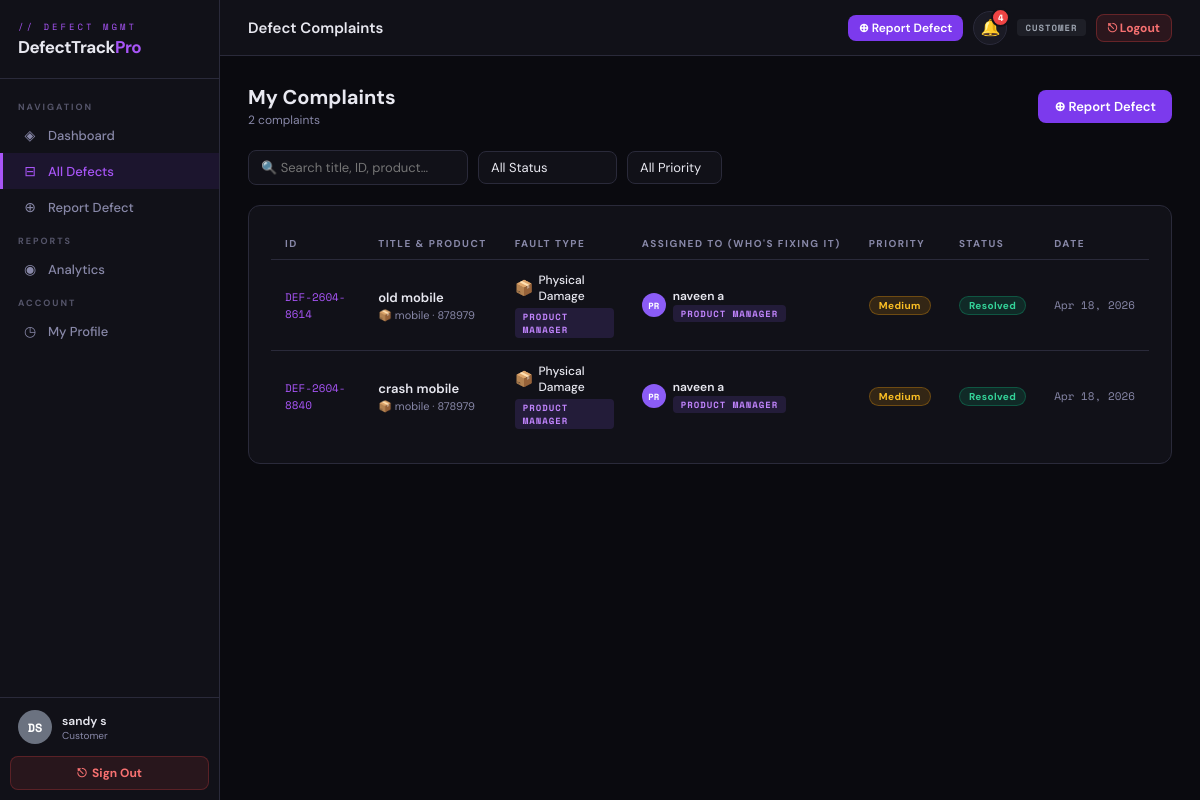
Page /complaints/ (signed in) on the committed database.
### complaints/models.py (models this page shows, shortened)
class UserProfile(models.Model):
    user         = models.OneToOneField(User, on_delete=models.CASCADE, related_name='profile')
    role         = models.CharField(max_length=20, choices=ROLE_CHOICES, default='customer')
    phone        = models.CharField(max_length=15, blank=True)
    department   = models.CharField(max_length=100, blank=True)
    avatar_color = models.CharField(max_length=7, default='#6366f1')

class Complaint(models.Model):
    STATUS_CHOICES = [
        ('pending',     'Pending Review'),
        ('assigned',    'Assigned'),
        ('in_progress', 'In Progress'),
        ('resolved',    'Resolved'),
        ('closed',      'Closed'),
        ('rejected',    'Rejected'),
    ]
    PRIORITY_CHOICES = [
        ('low',      'Low'),
        ('medium',   'Medium'),
        ('high',     'High'),
        ('critical', 'Critical'),
    ]
    complaint_id    = models.CharField(max_length=20, unique=True, editable=False)
    title           = models.CharField(max_length=200)
    description     = models.TextField()
    product_name    = models.CharField(max_length=200)
    order_number    = models.CharField(max_length=100, blank=True)
    defect_category = models.ForeignKey(DefectCategory, on_delete=models.SET_NULL, null=True, blank=True)
    priority        = models.CharField(max_length=10, choices=PRIORITY_CHOICES, default='medium')
    status          = models.CharField(max_length=15, choices=STATUS_CHOICES, default='pending')
    raised_by       = models.ForeignKey(User, on_delete=models.CASCADE, related_name='complaints_raised')
    assigned_to     = models.ForeignKey(User, on_delete=models.SET_NULL, null=True, blank=True, related_name='complaints_assigned')
    image           = models.ImageField(upload_to='complaints/%Y/%m/', null=True, blank=True)
    created_at      = models.DateTimeField(auto_now_add=True)
    updated_at      = models.DateTimeField(auto_now=True)
    resolved_at     = models.DateTimeField(null=True, blank=True)
    class Meta:
        ordering = ['-created_at']

class DefectCategory(models.Model):
    ASSIGNABLE_ROLES = [
        ('developer',       'Developer'),
        ('designer',        'Designer'),
        ('tester',          'Tester'),
        ('qa_engineer',     'QA Engineer'),
        ('product_manager', 'Product Manager'),
        ('support',         'Support Agent'),
    ]
    name           = models.CharField(max_length=100)
    description    = models.TextField(blank=True)
    suggested_role = models.CharField(max_length=20, choices=ASSIGNABLE_ROLES, default='developer')
    color          = models.CharField(max_length=7, default='#6366f1')
    icon           = models.CharField(max_length=10, default='🔧')
    class Meta:
        verbose_name_plural = 'Defect Categories'

### complaints/views.py (the view)
# urls.py: path('complaints/',                 views.complaint_list,          name='complaint_list'),
@login_required
def complaint_list(request):
    profile = _profile(request.user)
    if   profile.role == 'admin':    qs = Complaint.objects.all()
    elif profile.role == 'customer': qs = Complaint.objects.filter(raised_by=request.user)
    else:                            qs = Complaint.objects.filter(assigned_to=request.user)
    qs = qs.select_related('defect_category', 'raised_by', 'assigned_to__profile')
    status   = request.GET.get('status',   '')
    priority = request.GET.get('priority', '')
    search   = request.GET.get('search',   '')
    if status:   qs = qs.filter(status=status)
    if priority: qs = qs.filter(priority=priority)
    if search:
        qs = qs.filter(Q(title__icontains=search) | Q(complaint_id__icontains=search)
                       | Q(product_name__icontains=search))
    return render(request, 'complaints/complaint_list.html', {
        'complaints': qs, 'profile': profile,
        'categories': DefectCategory.objects.all(),
        'filters':    {'status': status, 'priority': priority, 'search': search},
    })

### complaints/context_processors.py (called while the page is built)
def user_profile(request):
    if request.user.is_authenticated:
        profile, _ = UserProfile.objects.get_or_create(
            user=request.user, defaults={'role': 'customer', 'avatar_color': '#6366f1'})
        unread_count = Notification.objects.filter(user=request.user, is_read=False).count()
        return {'user_profile': profile, 'unread_notif_count': unread_count}
    return {'user_profile': None, 'unread_notif_count': 0}

### complaints/views.py (called while the page is built)
def _profile(user):
    p, _ = UserProfile.objects.get_or_create(
        user=user, defaults={'role': 'customer', 'avatar_color': '#6366f1'})
    return p

### complaints/templates/complaints/complaint_list.html (shortened to what this page needs)
{% extends 'complaints/base.html' %}
{% block page_title %}Defect Complaints{% endblock %}
{% block content %}
<div style="display:flex;justify-content:space-between;align-items:center;margin-bottom:22px;flex-wrap:wrap;gap:12px;">
  <div>
    <h1 style="font-size:20px;font-weight:700;">
      {% if profile.role == 'admin' %}All Defect Complaints
      {% elif profile.role == 'customer' %}My Complaints
      {% else %}My Assigned Complaints{% endif %}
    </h1>
    <p style="color:var(--text2);font-size:12px;margin-top:2px;">{{ complaints|length }} complaint{{ complaints|length|pluralize }}</p>
  </div>
  {% if profile.role == 'customer' %}
  <a href="{% url 'raise_complaint' %}" class="btn btn-primary">⊕ Report Defect</a>
  {% endif %}
</div>
<form method="get">
  <div style="display:flex;gap:10px;flex-wrap:wrap;margin-bottom:20px;align-items:center;">
    <input type="text" name="search" value="{{ filters.search }}"
      placeholder="🔍 Search title, ID, product…"
      style="background:var(--bg2);border:1px solid var(--border);border-radius:var(--r);
        padding:8px 12px;color:var(--text);font-size:13px;font-family:'DM Sans',sans-serif;outline:none;width:220px;"
      onchange="this.form.submit()">
    <select name="status" onchange="this.form.submit()"
      style="background:var(--bg2);border:1px solid var(--border);border-radius:var(--r);
        padding:8px 12px;color:var(--text);font-size:13px;font-family:'DM Sans',sans-serif;outline:none;">
      <option value="">All Status</option>
    </select>
    <select name="priority" onchange="this.form.submit()"
      style="background:var(--bg2);border:1px solid var(--border);border-radius:var(--r);
        padding:8px 12px;color:var(--text);font-size:13px;font-family:'DM Sans',sans-serif;outline:none;">
      <option value="">All Priority</option>
    </select>
  </div>
</form>
<div class="card">
  {% if complaints %}
  <div class="tbl-wrap">
    <table>
      <thead>
        <tr>
          <th>ID</th>
          <th>Title &amp; Product</th>
          <th>Fault Type</th>
          <th>{% if profile.role == 'customer' %}Assigned To (Who's fixing it){% else %}Assigned To{% endif %}</th>
          <th>Priority</th>
          <th>Status</th>
          <th>Date</th>
        </tr>
      </thead>
      <tbody>
        {% for c in complaints %}
        <tr onclick="location='{% url 'complaint_detail' c.pk %}'">
          <td><span class="cid">{{ c.complaint_id }}</span></td>
          <td>
            <div style="font-weight:600;font-size:13px;color:var(--text);">{{ c.title|truncatechars:40 }}</div>
            <div style="font-size:11px;color:var(--text2);margin-top:2px;">📦 {{ c.product_name }}{% if c.order_number %} · {{ c.order_number }}{% endif %}</div>
          </td>
          <td>
            {% if c.defect_category %}
            <div style="display:flex;align-items:center;gap:5px;margin-bottom:3px;">
              <span style="font-size:15px;">{{ c.defect_category.icon }}</span>
              <span style="font-size:12px;font-weight:500;">{{ c.defect_category.name }}</span>
            </div>
            <span class="role-chip r-{{ c.defect_category.suggested_role }}">{{ c.defect_category.get_suggested_role_display }}</span>
            {% elif c.status == 'pending' %}
            <span style="font-size:11px;color:var(--orange);">⏳ Not categorised yet</span>
            {% else %}
            <span style="font-size:11px;color:var(--text2);">—</span>
            {% endif %}
          </td>
          <td>
            {% if c.assigned_to %}
            <div style="display:flex;align-items:center;gap:7px;">
              <div class="avatar" style="width:24px;height:24px;font-size:9px;background:{{ c.assigned_to.profile.avatar_color|default:'#6366f1' }}">
                {{ c.assigned_to.username|slice:":2"|upper }}
              </div>
              <div>
                <div style="font-size:12px;font-weight:600;">{{ c.assigned_to.get_full_name|default:c.assigned_to.username }}</div>
                <span class="role-chip r-{{ c.assigned_to.profile.role }}">{{ c.assigned_to.profile.get_role_display }}</span>
              </div>
            </div>
            {% elif c.status == 'pending' %}
            <span style="font-size:11px;color:var(--orange);">⏳ Awaiting admin</span>
            {% else %}
            <span style="font-size:11px;color:var(--text2);">Not assigned</span>
            {% endif %}
          </td>
          <td><span class="badge b-{{ c.priority }}">{{ c.priority }}</span></td>
          <td><span class="badge b-{{ c.status }}">{{ c.get_status_display }}</span></td>
          <td style="font-size:11px;color:var(--text2);font-family:'Space Mono',monospace;white-space:nowrap;">
            {{ c.created_at|date:"M d, Y" }}
          </td>
        </tr>
        {% endfor %}
      </tbody>
    </table>
  </div>
  {% endif %}
</div>
{% endblock %}

### complaints/templates/complaints/base.html (shortened to what this page needs)
{% load static %}<!DOCTYPE html>
<html lang="en">
<head>
</head>
<body>
{% if user.is_authenticated %}
<aside class="sidebar">
  <div class="sb-logo">
    <div class="mark">// defect mgmt</div>
    <div class="name">DefectTrack<span style="color:var(--accent2)">Pro</span></div>
  </div>
  <nav class="sb-nav">
    <div class="sb-section">Navigation</div>
    <a href="{% url 'dashboard' %}" class="sb-link {% if request.resolver_match.url_name == 'dashboard' %}active{% endif %}">
      <span class="ico">◈</span> Dashboard
    </a>
    <a href="{% url 'complaint_list' %}" class="sb-link {% if request.resolver_match.url_name == 'complaint_list' %}active{% endif %}">
      <span class="ico">⊟</span> All Defects
    </a>
    {% if user_profile.role == 'customer' %}
    <a href="{% url 'raise_complaint' %}" class="sb-link {% if request.resolver_match.url_name == 'raise_complaint' %}active{% endif %}">
      <span class="ico">⊕</span> Report Defect
    </a>
    {% endif %}
    <div class="sb-section">Reports</div>
    <a href="{% url 'analytics' %}" class="sb-link {% if request.resolver_match.url_name == 'analytics' %}active{% endif %}">
      <span class="ico">◉</span> Analytics
    </a>
    <div class="sb-section">Account</div>
    <a href="{% url 'profile' %}" class="sb-link {% if request.resolver_match.url_name == 'profile' %}active{% endif %}">
      <span class="ico">◷</span> My Profile
    </a>
  </nav>
  <div class="sb-footer">
    <div class="sb-user">
      <div class="avatar" style="width:34px;height:34px;font-size:12px;background:{{ user_profile.avatar_color|default:'#6366f1' }}">
        {{ user.username|slice:":2"|upper }}
      </div>
      <div>
        <div class="uname">{{ user.get_full_name|default:user.username }}</div>
        <div class="urole">{{ user_profile.get_role_display|default:'User' }}</div>
      </div>
    </div>
    <div class="sb-logout-row">
      <a href="{% url 'logout' %}" class="sb-logout-btn">⎋ &nbsp;Sign Out</a>
    </div>
  </div>
</aside>
{% endif %}
<div class="main">
  {% if user.is_authenticated %}
  <div class="topbar">
    <div class="topbar-title">{% block page_title %}DefectTrack Pro{% endblock %}</div>
    <div class="topbar-actions">
      {% if user_profile.role == 'customer' %}
      <a href="{% url 'raise_complaint' %}" class="btn btn-primary btn-sm">⊕ Report Defect</a>
      {% endif %}
      <a href="{% url 'mark_notifs_read' %}" class="notif-bell" title="Notifications">
        🔔
        {% if unread_notif_count > 0 %}
        <span class="notif-badge">{{ unread_notif_count }}</span>
        {% endif %}
      </a>
      <span class="role-chip r-{{ user_profile.role }}">{{ user_profile.get_role_display }}</span>
      <a href="{% url 'logout' %}" class="btn btn-sm" style="background:rgba(239,68,68,.12);color:#f87171;border:1px solid rgba(239,68,68,.3);font-weight:700;">⎋ Logout</a>
    </div>
  </div>
  {% endif %}
  <div class="content">
    {% block content %}{% endblock %}
  </div>
</div>
</body></html>

### rows in the picture
UserProfile: role "Customer", role "CUSTOMER"
Complaint: complaint_id "DEF-2604-8614", title "old mobile", product_name "mobile", order_number "878979", defect_category.icon "📦", defect_category.name "Physical Damage", defect_category.suggested_role "PRODUCT MANAGER", assigned_to.username "PR", assigned_to.get_full_name "naveen a", assigned_to.profile.role "PRODUCT MANAGER", priority "Medium", status "Resolved", created_at "Apr 18, 2026"
Complaint: complaint_id "DEF-2604-8840", title "crash mobile", product_name "mobile", order_number "878979", defect_category.icon "📦", defect_category.name "Physical Damage", defect_category.suggested_role "PRODUCT MANAGER", assigned_to.username "PR", assigned_to.get_full_name "naveen a", assigned_to.profile.role "PRODUCT MANAGER", priority "Medium", status "Resolved", created_at "Apr 18, 2026"

### other values in the picture
{{ user.username|slice:":2"|upper }} "DS"
{{ user.get_full_name|default:user.username }} "sandy s"
{{ unread_notif_count }} "4"
{{ complaints|length }} "2"
